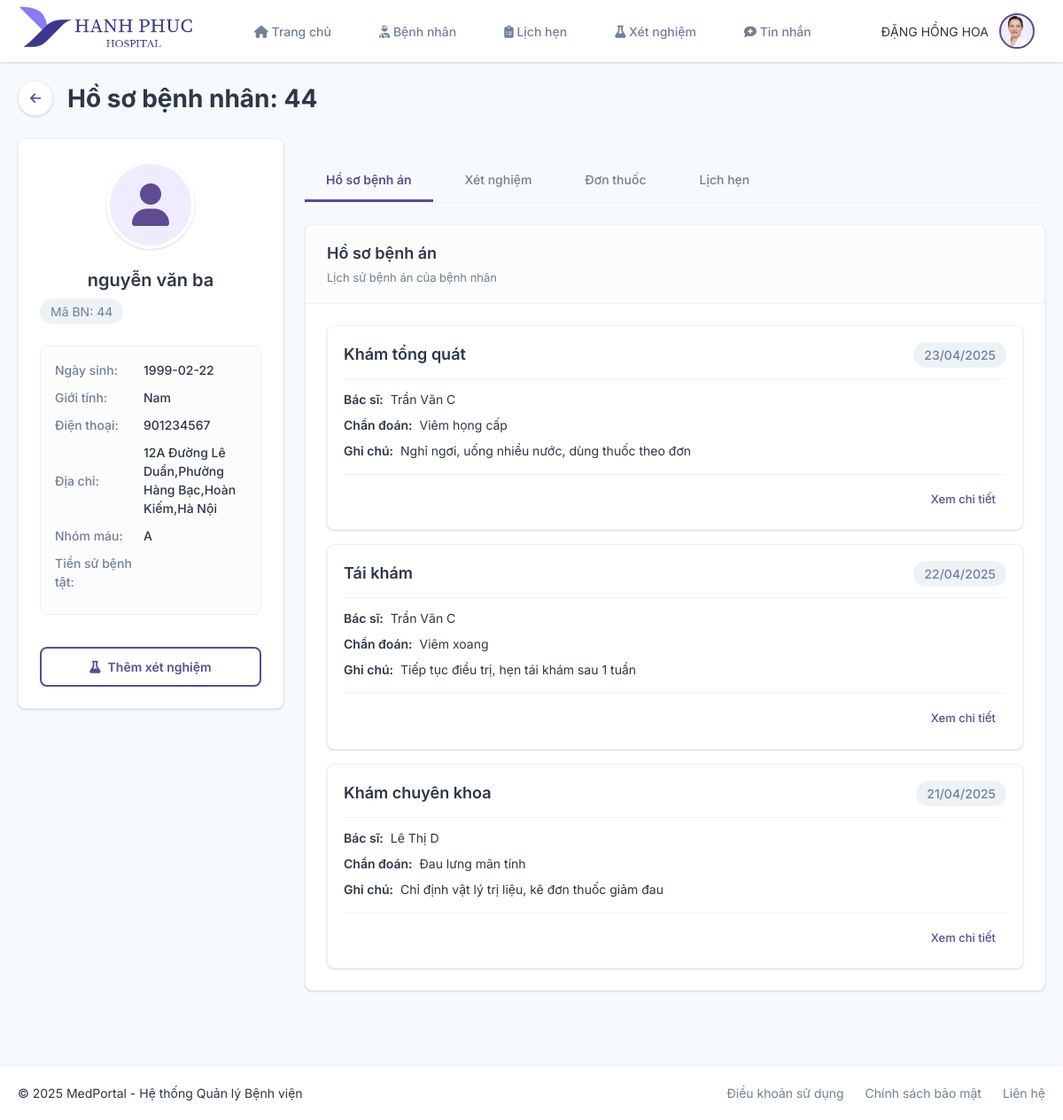
Page /index.php?action=chitietbenhnhan&id=44 (signed in) on the earlier database version.
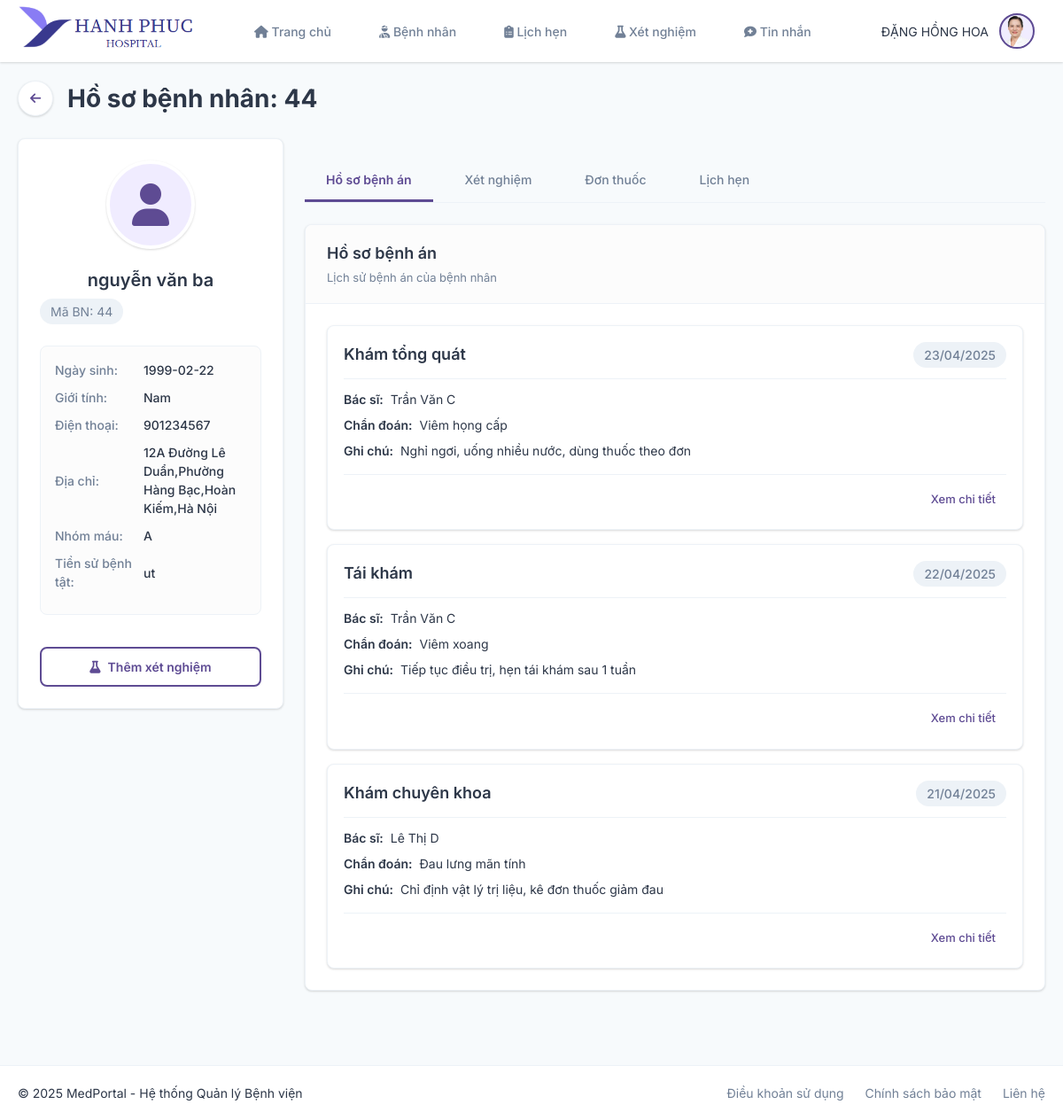
Same page on the later database version.
### tables this page shows
CREATE TABLE `benhnhan` (
  `mabenhnhan` int(11) UNSIGNED NOT NULL,
  `hotenbenhnhan` varchar(100) NOT NULL,
  `ngaysinh` date NOT NULL,
  `gioitinh` varchar(4) DEFAULT NULL,
  `nghenghiep` varchar(50) DEFAULT NULL,
  `cccdbenhnhan` bigint(200) DEFAULT NULL,
  `dantoc` varchar(20) DEFAULT NULL,
  `email` varchar(100) NOT NULL,
  `sdtbenhnhan` int(12) DEFAULT NULL,
  `tinh/thanhpho` varchar(50) DEFAULT NULL,
  `quan/huyen` varchar(50) DEFAULT NULL,
  `xa/phuong` varchar(50) DEFAULT NULL,
  `sonha` varchar(60) DEFAULT NULL,
  `quanhe` varchar(50) DEFAULT NULL,
  `tiensubenhtatcuagiadinh` varchar(300) DEFAULT NULL,
  `tiensubenhtatcuabenhnhan` varchar(300) DEFAULT NULL,
  `nhommau` varchar(5) DEFAULT NULL,
  `tentk` varchar(100) NOT NULL
);

### Models/mbenhnhan.php (called while the page is built, shortened)
<?php
 class mBenhNhan{
        public function select_benhnhan_id($id){
            $p = new clsKetNoi();
            $con = $p->moketnoi();
            $con->set_charset('utf8');
            if($con){
                $str = "select * from benhnhan where mabenhnhan = '$id'";
                $tbl = $con->query($str);
                return $tbl;
            }else{
                return false;
            }
        }
    }
?>

### Controllers/cbenhnhan.php (called while the page is built, shortened)
<?php
include_once("Models/mbenhnhan.php");
class cBenhNhan{
    public function get_benhnhan_id($id){
        $p = new mBenhNhan();
        $tbl = $p->select_benhnhan_id($id);
        if (!$tbl) {
            return -1;
        } else {
            if ($tbl->num_rows > 0) {
                return $tbl->fetch_assoc();
            } else {
                return 0;
            }
        }
    }
}
?>

### Views/bacsi/pages/chitietbenhnhan/index.php (the view, shortened to what the changed rows need)
<?php
$mabenhnhan = $_GET['id'] ?? '';
include_once('Controllers/cbenhnhan.php');
$cbenhnhan = new cBenhNhan();
$bn= $cbenhnhan->get_benhnhan_id($mabenhnhan);
$active_tab = $_GET['tab'] ?? 'medical-records';
?>
<div class="container">
    <div class="content-header">
        <div class="back-button">
            <a href="?action=benhnhan" class="btn-icon"><i class="fas fa-arrow-left"></i></a>
            <h1>Hồ sơ bệnh nhân: <?php echo $bn['mabenhnhan']; ?></h1>
        </div>
    </div>
    <div class="patient-detail">
        <div class="patient-sidebar">
            <div class="card">
                <div class="card-body">
                    <div class="patient-avatar">
                        <i class="fas fa-user"></i>
                    </div>
                    <h2 class="patient-name"><?php echo $bn['hotenbenhnhan']; ?></h2>
                    <p class="patient-id">Mã BN: <?php echo $bn['mabenhnhan']; ?></p>
                    <div class="patient-info">
                        <div class="info-row">
                            <span class="info-label">Ngày sinh:</span>
                            <span class="info-value"><?php echo $bn['ngaysinh']; ?></span>
                        </div>
                        <div class="info-row">
                            <span class="info-label">Giới tính:</span>
                            <span class="info-value"><?php echo $bn['gioitinh']; ?></span>
                        </div>
                        <div class="info-row">
                            <span class="info-label">Điện thoại:</span>
                            <span class="info-value"><?php echo $bn['sdtbenhnhan']; ?></span>
                        </div>
                        <div class="info-row">
                            <span class="info-label">Địa chỉ:</span>
                            <span class="info-value"><?php echo $bn['sonha'].",". $bn['xa/phuong'].",".$bn['quan/huyen'].",".$bn['tinh/thanhpho']; ?></span>
                        </div>
                        <div class="info-row">
                            <span class="info-label">Nhóm máu:</span>
                            <span class="info-value"><?php echo $bn['nhommau']; ?></span>
                        </div>
                        <div class="info-row">
                            <span class="info-label">Tiền sử bệnh tật:</span>
                            <span class="info-value"><?php echo $bn['tiensubenhtatcuabenhnhan']; ?></span>
                        </div>
                    </div>
                    <div class="patient-actions">
                        <a href="?action=xetnghiem" class="btn-outline btn-full"><i class="fas fa-flask"></i> Thêm xét nghiệm</a>
                    </div>
                </div>
            </div>
        </div>
        <div class="patient-content">
            <div class="tabs">
                <div class="tab-header">
                    <a href="?action=chitietbenhnhan&id=<?php echo $mabenhnhan; ?>&tab=medical-records" class="tab-link <?php echo $active_tab === 'medical-records' ? 'active' : ''; ?>">Hồ sơ bệnh án</a>
                    <a href="?action=chitietbenhnhan&id=<?php echo $mabenhnhan; ?>&tab=tests" class="tab-link <?php echo $active_tab === 'tests' ? 'active' : ''; ?>">Xét nghiệm</a>
                    <a href="?action=chitietbenhnhan&id=<?php echo $mabenhnhan; ?>&tab=prescriptions" class="tab-link <?php echo $active_tab === 'prescriptions' ? 'active' : ''; ?>">Đơn thuốc</a>
                    <a href="?action=chitietbenhnhan&id=<?php echo $mabenhnhan ?>&tab=appointments" class="tab-link <?php echo $active_tab === 'appointments' ? 'active' : ''; ?>">Lịch hẹn</a>
                </div>
                <div class="tab-content">
                    <?php if ($active_tab === 'medical-records'): ?>
                        <div class="card">
                            <div class="card-header">
                                <h2>Hồ sơ bệnh án</h2>
                                <p>Lịch sử bệnh án của bệnh nhân</p>
                            </div>
                            <div class="card-body">
                                <div class="medical-records">
                                    <?php
                                    $records = [
                                        ['type' => 'Khám tổng quát', 'date' => '23/04/2025', 'doctor' => 'Trần Văn C', 'diagnosis' => 'Viêm họng cấp', 'notes' => 'Nghỉ ngơi, uống nhiều nước, dùng thuốc theo đơn'],
                                        ['type' => 'Tái khám', 'date' => '22/04/2025', 'doctor' => 'Trần Văn C', 'diagnosis' => 'Viêm xoang', 'notes' => 'Tiếp tục điều trị, hẹn tái khám sau 1 tuần'],
                                        ['type' => 'Khám chuyên khoa', 'date' => '21/04/2025', 'doctor' => 'Lê Thị D', 'diagnosis' => 'Đau lưng mãn tính', 'notes' => 'Chỉ định vật lý trị liệu, kê đơn thuốc giảm đau']
                                    ];
                                    foreach ($records as $record) {
                                        echo '<div class="record-item">';
                                        echo '<div class="record-header">';
                                        echo '<h3>' . $record['type'] . '</h3>';
                                        echo '<span class="record-date">' . $record['date'] . '</span>';
                                        echo '</div>';
                                        echo '<div class="record-details">';
                                        echo '<p><strong>Bác sĩ:</strong> ' . $record['doctor'] . '</p>';
                                        echo '<p><strong>Chẩn đoán:</strong> ' . $record['diagnosis'] . '</p>';
                                        echo '<p><strong>Ghi chú:</strong> ' . $record['notes'] . '</p>';
                                        echo '</div>';
                                        echo '<div class="record-actions">';
                                        echo '<a href="#" class="btn-small">Xem chi tiết</a>';
                                        echo '</div>';
                                        echo '</div>';
                                    }
                                    ?>
                                </div>
                            </div>
                        </div>
                    <?php endif; ?>
                </div>
            </div>
        </div>
    </div>
</div>
<?php require("Views/bacsi/layout/footer.php"); ?>

Differences in the rows shown:
changed benhnhan "nguyễn văn ba": tiensubenhtatcuabenhnhan (not shown) → "ut"
